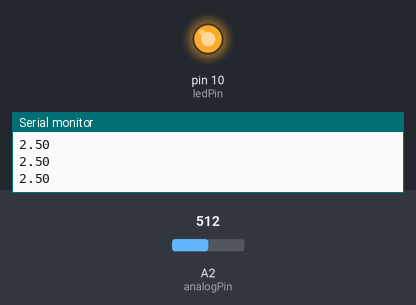
This sketch was run on a simulated Arduino Uno, built with avr-gcc and run on an emulated ATmega328P. On the bench: output pins drawn as LEDs (lit = HIGH), the last lines printed to the serial monitor. The inputs (shaded band) are chosen by the test bench; at power-on: A2 (analogPin) = 512.

Above: at 1.2 s.
1.3 s: A2 (analogPin) set to 420
2.8 s: A2 (analogPin) set to 397
At 3.5 s:
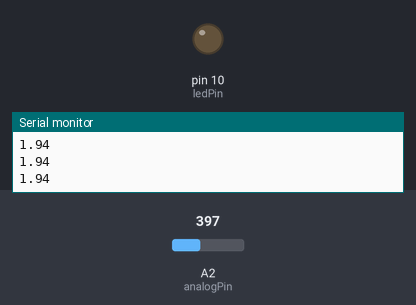
4.3 s: A2 (analogPin) set to 511
At 5.0 s:
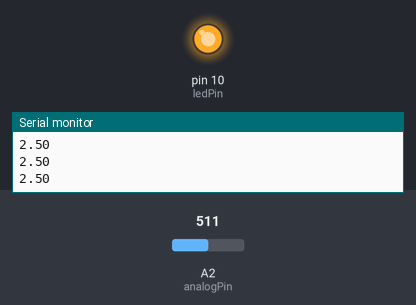
5.8 s: A2 (analogPin) set to 306
At 6.4 s:
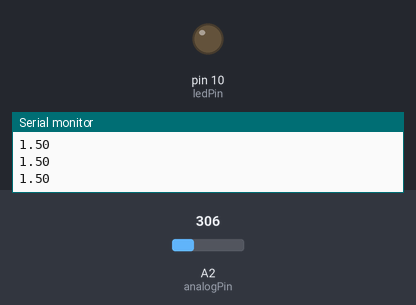
Timing chart, 0 to 8.3 s (numbered marks = the images above; inputs shaded):
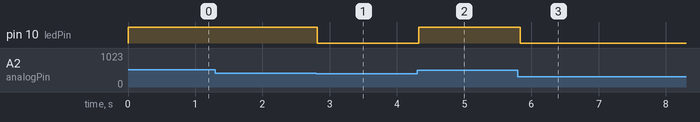

The sketch:

if_class13.ino
```cpp
float V2;
int readVal;
int analogPin =A2;
int dt=100;
int ledPin=10;

void setup() {
Serial.begin(9600);
pinMode(analogPin, INPUT);
pinMode(ledPin,OUTPUT);
}

void loop() {
  readVal=analogRead(analogPin);
  V2=(5.*readVal)/1023;
    if(V2>=2.0 && V2<=4.0){ //si el voltaje es igual a 5.0
      digitalWrite(ledPin,HIGH);//digitalWrite por que son los pines digitales
    }
    if(V2<2.0 || V2>4.0){//este if apaga el led, sio o si necesitamos 2 if, si el voltaje no es igual a 5, se apaga
      digitalWrite(ledPin,LOW);//digitalWrite por que son los pines digitales
    }
  Serial.println(V2);
  delay(dt);
}
```

Measured:
- the behaviour switches between 410 and 409 on A2 (analogPin) (found by bisection; images 0 and 1)
- after the input at 2.8 s, pin 10 (ledPin): HIGH → LOW at once
- after the input at 4.3 s, pin 10 (ledPin): LOW → HIGH at once
- after the input at 5.8 s, pin 10 (ledPin): HIGH → LOW at once
